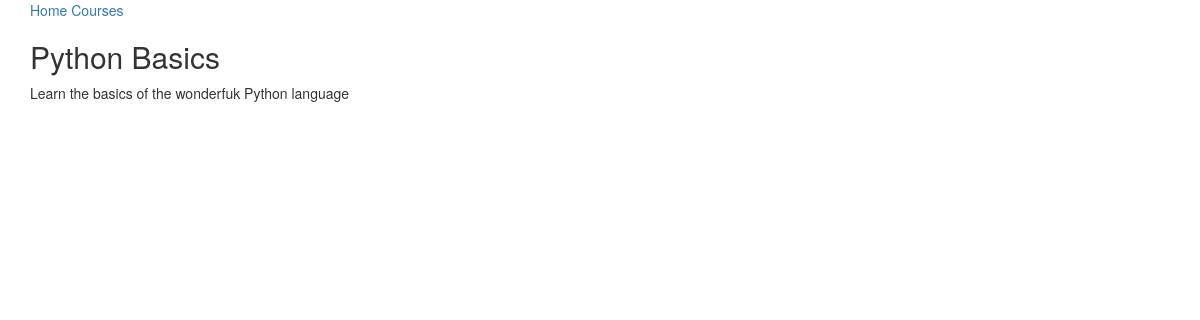
The page /courses/1/ on the database as committed earlier.
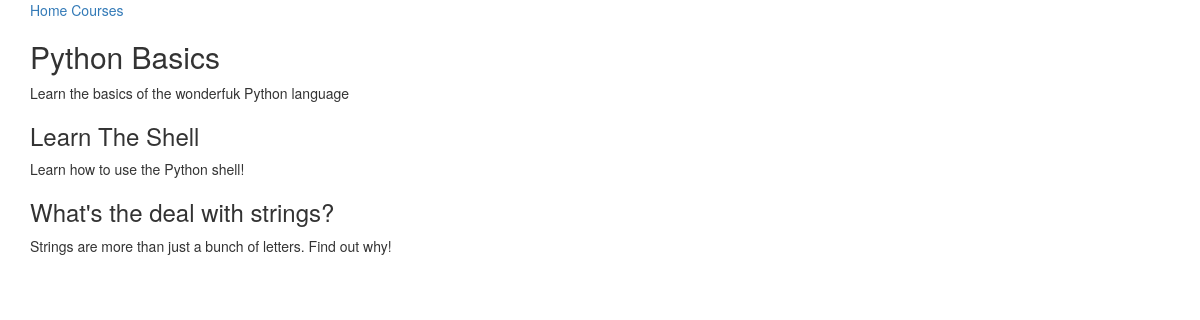
The same page on the database as committed later.
### courses/models.py (models this page shows, shortened)
class Course(models.Model):
  created_at = models.DateTimeField(auto_now_add=True)
  title = models.CharField(max_length=255)
  description = models.TextField()

class Step(models.Model):
  title = models.CharField(max_length=255)
  description = models.TextField()
  order = models.IntegerField(default=0)
  course = models.ForeignKey(Course)
  content = models.TextField(blank=True, default='')
  class Meta:
    ordering = ['order',]

### courses/views.py (the view)
# urls.py: url(r'(?P<pk>\d+)/$', views.course_detail),
def course_detail(request, pk):
  course = get_object_or_404(Course, pk=pk)
  return render(request, 'courses/course_detail.html', {
    'course': course
  })

### courses/templates/courses/course_detail.html (shortened to what this page needs)
{% extends 'layout.html' %}
{% block content %}
<div class="container">
  <article>
    <h2>{{ course.title }}</h2>
    <p>{{ course.description }}</p>
    <section>
      {% for step in course.step_set.all %}
        <h3>{{ step.title }}</h3>
        <p>{{ step.description }}</p>
      {% endfor %}
    </section>
  </article>
</div>
{% endblock %}

### templates/layout.html (shortened to what this page needs)
{% load static from staticfiles %}
<!DOCTYPE html>
<html lang="en">
<head>
  <link rel="stylesheet" href="https://maxcdn.bootstrapcdn.com/bootstrap/3.3.5/css/bootstrap.min.css">
  <link rel="stylesheet" type="text/css" href="{% static 'css/layout.css' %}">
</head>
<body>
<div class="container">
  <nav>
    <a href="{% url 'views.index' %}">Home</a>
    <a href="{% url 'courses.views.course_list' %}">Courses</a>
  </nav>
</div>
{% block content %}
{% endblock %}
</body>
</html>

Rows that differ between the two databases and show on the page:
added Step: title "Learn The Shell", description "Learn how to use the Python shell!"
added Step: title "What's the deal with strings?", description "Strings are more than just a bunch of letters. Find out why!"
